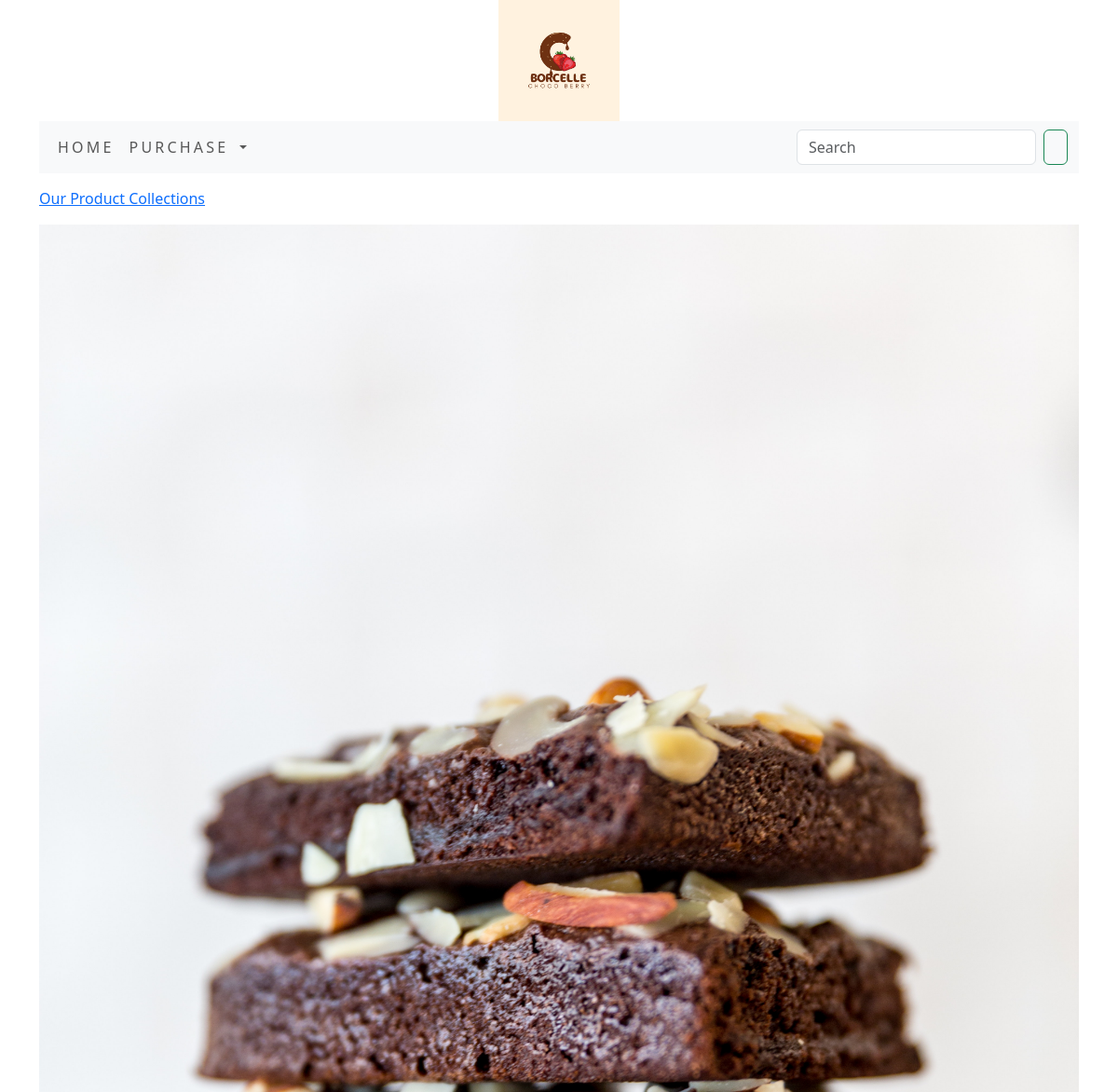
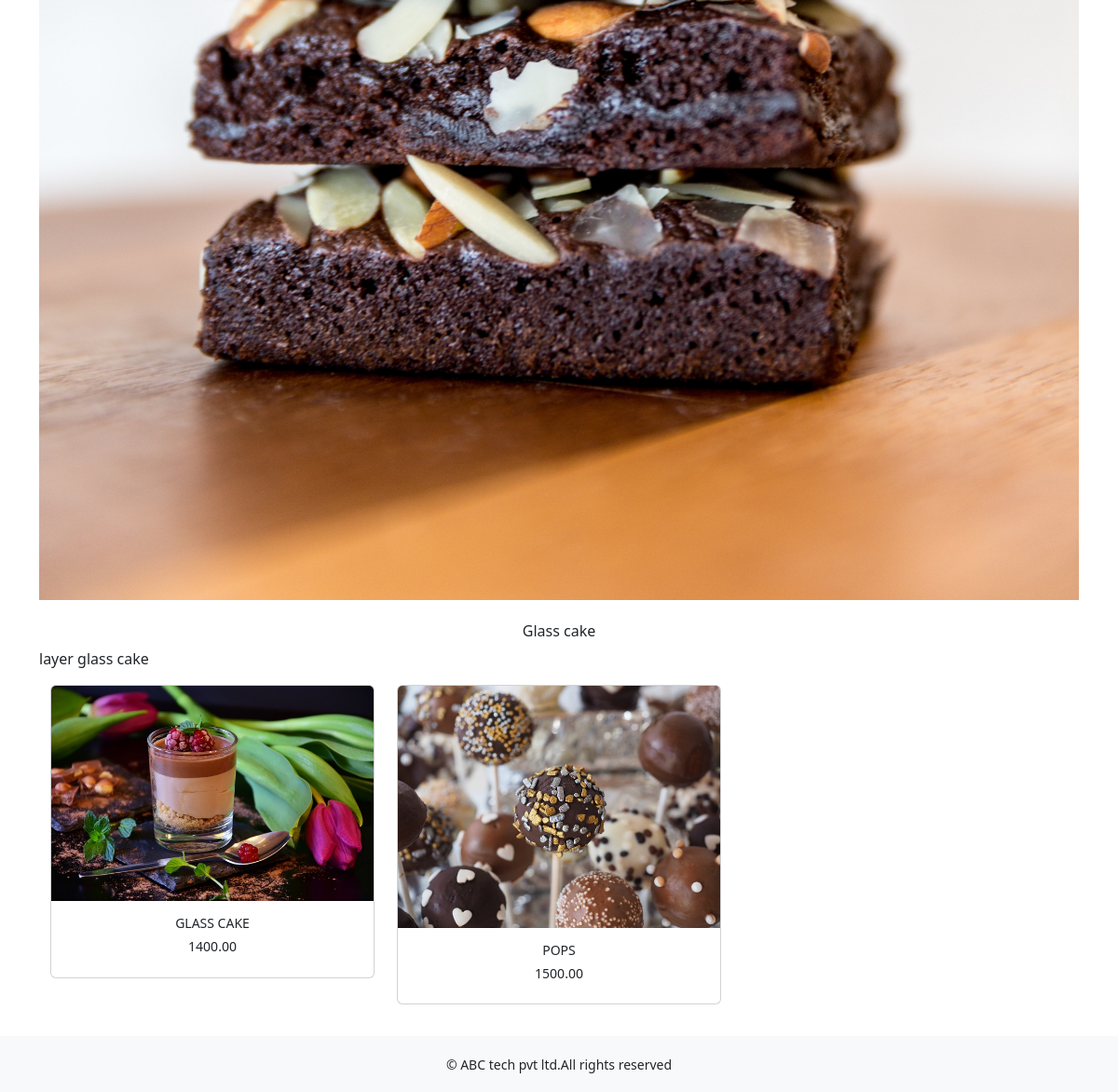
The app's page /purchase/glass-cake/ with its own data (2 pictures, top to bottom).
### purchase/models.py (models this page shows, shortened)
class Category(models.Model):
    name=models.CharField(max_length=250,unique=True)
    slug=models.SlugField(max_length=250,unique=True)
    description=models.TextField(blank=True)
    image=models.ImageField(upload_to='category',blank=True)
    class Meta:
        ordering=('name',)
        verbose_name='category'
        verbose_name_plural='categories'
    def get_url(self):
        return reverse('purchase:products_by_category',args=[self.slug])

class Product(models.Model):
    name=models.CharField(max_length=250,unique=True)
    slug=models.SlugField(max_length=250,unique=True)
    description=models.TextField(blank=True)
    price=models.DecimalField(max_digits=10,decimal_places=2)
    category=models.ForeignKey(Category,on_delete=models.CASCADE)
    image = models.ImageField(upload_to='product', blank=True)
    stock=models.IntegerField()
    available=models.BooleanField(default=True)
    created=models.DateTimeField(auto_now_add=True)
    updated=models.DateTimeField(auto_now=True)
    def get_url(self):
        return reverse('purchase:prodCatdetail',args=[self.category.slug,self.slug])
    class Meta:
        ordering=('name',)
        verbose_name='product'
        verbose_name_plural='products'

### purchase/views.py (the view)
# urls.py: path('', views.allProdCat, name='allProdCat'),
def allProdCat(request, c_slug=None):
    c_page = None
    products_list = None
    if c_slug!= None:
        c_page = get_object_or_404(Category, slug=c_slug)
        products_list = Product.objects.all().filter(category=c_page, available=True)
    else:
        products_list = Product.objects.all().filter(available=True)
    paginator=Paginator(products_list,6)
    try:
        page=int(request.GET.get('page','1'))
    except:
        page=1
    try:
        products=paginator.page(page)
    except(EmptyPage,InvalidPage):
        products=paginator.page(paginator.num_pages)
    return render(request,"category.html",{'category': c_page,'products':products})

### cart/context_processors.py (called while the page is built)
def counter(request):
    item_count=0
    if 'admin' in request.path:
        return {}
    else:
        try:
            cart=Cart.objects.filter(cart_id=_cart_id(request))
            cart_items=CartItem.objects.all().filter(cart=cart[:1])
            for cart_item in cart_items:
                item_count =+ cart_item.quantity
        except Cart.DoesNotExist:
            item_count=0
    return dict(item_count=item_count)

### cart/views.py (called while the page is built)
def _cart_id(request):
    cart=request.session.session_key
    if not cart:
        cart=request.session.create()
    return cart

### purchase/context_processors.py (called while the page is built)
def menu_links(request):
    links=Category.objects.all()
    return dict(links=links)

### templates/category.html (shortened to what this page needs)
{% extends 'base.html' %}
{% load static %}
{% block content %}
   {% if category %}
       <div>
           <div class="row my_row_class">
               <div class="max-auto">
               <p><a href="{% url 'purchase:allProdCat' %}">Our Product Collections </a></p>
           </div>
               </div>
       </div>
   {% endif %}
<div class="max_auto">
    {% if category %}
      <img class="my_image" src="{{ category.image.url}}" alt="{{category.name}}">
</div>
    <br>
<div>
      <h1 class="text-center my_title">{{category.name}}</h1>
      <p class="text-justify"> {{category.description}}</p>
</div>
   {% endif %}
<div class="container">
    <div class="row mx_auto">
        {% for product in products.object_list %}
        <div class="my_bottom_margin col-9 col-sm-12 col-md-4  col-lg-4">
            <div class="card text-center" style="min-width:18rem;">
        <a  href="{{product.get_url}}"><img class="card-img-top my_image" src="{{product.image.url}}" alt="{{product.name}}"></a>
            <div class="card-body">
            <h4>{{product.name}}</h4>
            <h4>{{product.price}}</h4>
            </div>
          </div>
        </div>
        {% endfor %}
    </div>
    <br>
</div>
{% endblock %}

### static/css/custom.css (style rules this page uses)
body { font-family: 'Roboto', sans-serif; }
.my_row_class { padding-top :15px; }
.my_image { width:100%; height:auto; }
.my_title { font-size:16px; text_transform:uppercase; }
.my_bottom_margin { margin-bottom:10px; }
.card-body h4 { font-size:14px; text-transform:uppercase; }

### records on screen
Category: image (picture), name "Glass cake", description "layer glass cake"
Product: image (picture), name "GLASS CAKE", price "1400.00"
Product: image (picture), name "POPS", price "1500.00"
